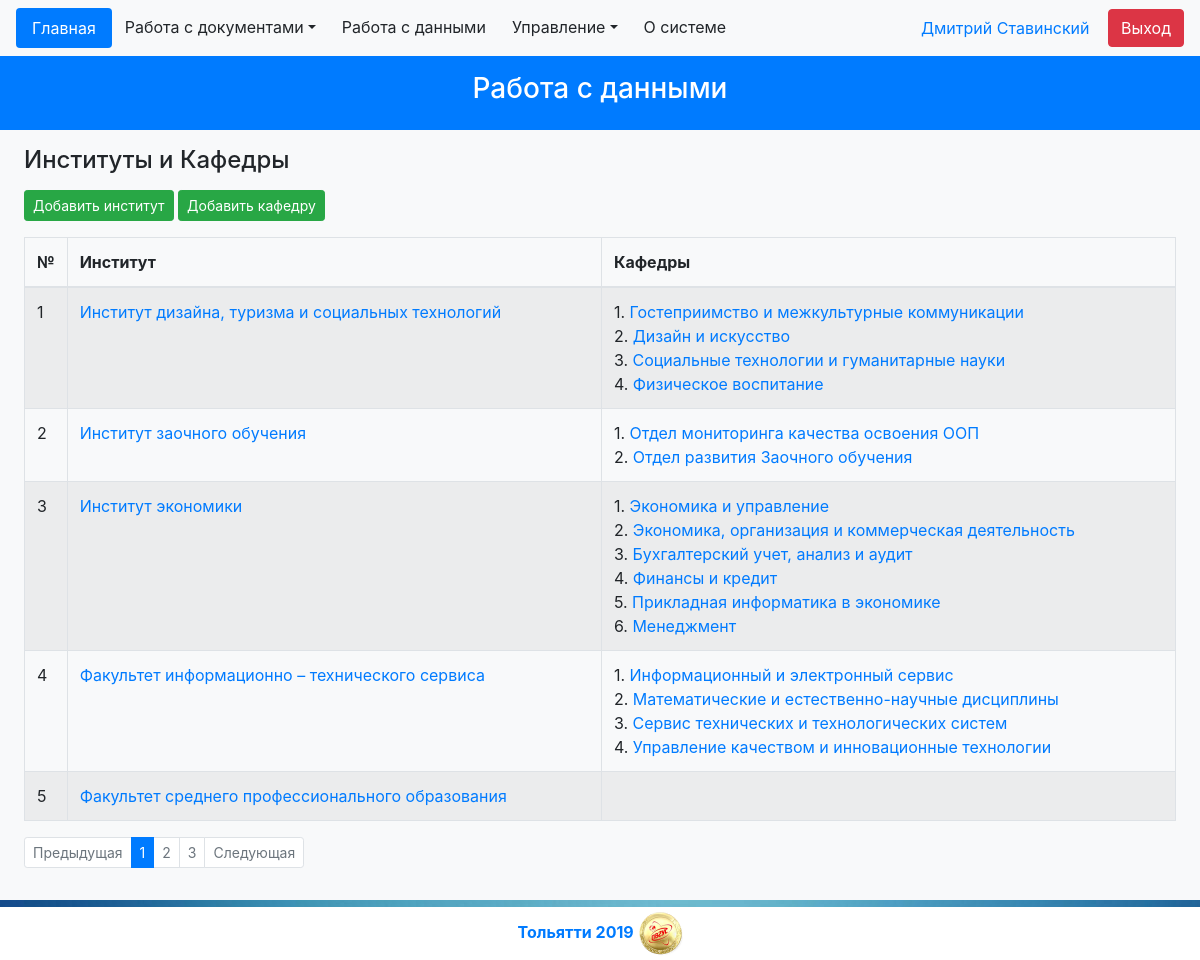
The app's page /pages/data.php?page=institutes (signed in) with its own data.
### tables this page shows
CREATE TABLE `institutes` (
  `institute_id` int(10) UNSIGNED NOT NULL,
  `name` varchar(60) NOT NULL,
  `description` varchar(60) DEFAULT NULL
);

CREATE TABLE `pulpits` (
  `pulpit_id` int(10) UNSIGNED NOT NULL,
  `institute_id` int(10) UNSIGNED NOT NULL,
  `name` varchar(60) NOT NULL,
  `description` varchar(60) DEFAULT NULL
);

### front/body/institutes.php (the view, shortened to what this page needs)
<form>
	<div class="px-4 py-3 bg-light">
		<div class="form-group">
			<h4 id="page_title">Институты и Кафедры</h3>
		</div>
		<div class="form-group">
			<input class="btn btn-success btn-sm" type="button" id="create_institute" value="Добавить институт">
			<input class="btn btn-success btn-sm" type="button" id="create_pulpit" value="Добавить кафедру">
		</div>
		<table class="table table-bordered table-striped">
			<thead>
				<tr>
					<th scope="col" style="width: 2rem">№</th>
					<th scope="col">Институт</th>
					<th scope="col">Кафедры</th>
				</tr>
			</thead>
			<tbody>
				<?php
					global $link;
					$sql = "select value from `constants` where `key` = 'limitObj'";
					$result = mysqli_query($link, $sql);
					$limit = mysqli_fetch_array($result);
					$counter = 0;
					$sql = "select    inst.institute_id
									, inst.name
							FROM  `institutes` inst
							LIMIT ".$limit[0]."";
					$result = mysqli_query($link, $sql);
					while($row = mysqli_fetch_array($result)){
						$counter++;
						echo '<tr>'. "\n" . '<td>'.$counter .'</td>'."\n";
						echo '<td> <a href="?page=institutes&id='.$row[0].'">'.$row[1].'</a></td>'. "\n";
						$sql2 = "select   kaf.pulpit_id
										, kaf.name
								FROM  `institutes` inst
									, `pulpits` kaf
								WHERE 	inst.institute_id = ".$row[0]."
									and inst.institute_id = kaf.institute_id";
						$result2 = mysqli_query($link, $sql2);
						$counter2 = 0;
						echo '<td>'."\n";
						while($kaf = mysqli_fetch_array($result2)){
							$counter2++;
							echo ($counter2).'. <a href="?page=institutes?kafid='.$kaf[0].'">'.$kaf[1].'</a><br>'."\n";
						};
						echo '</td>'."\n".'</tr>'. "\n";
					};
				?>
			</tbody>
		</table>
		<nav>
			<ul class="pagination pagination-sm">
				<?php if (isset($_GET["limit"])){
				} else {
					echo '
					<li class="page-item disabled">
						<a class="page-link" href="#">Предыдущая</a>
					</li>
					<li class="page-item active">
						<a class="page-link" href="#">1</a>
					</li>
					<li class="page-item disabled">
						<a class="page-link" href="#">2</a>
					</li>
					<li class="page-item disabled">
						<a class="page-link" href="#">3</a>
					</li>
					<li class="page-item disabled">
						<a class="page-link" href="#">Следующая</a>
					</li>' . "\n";
				}
				?>
			</ul>
		</nav>
	</div>
</form>

### pages/data.php (shortened to what this page needs)
<!DOCTYPE html>
<html>
    <head>
        <?php require_once ($_SERVER['DOCUMENT_ROOT']."/front/links.php") ?>
    </head>
    <body>
		<?php require_once ($_SERVER['DOCUMENT_ROOT']."/back/mandatoryBlock.php"); ?>
		<center>
			<div class="p-3 bg-primary font-weight-bold text-white">
				<h3 id="page_title">Работа с данными</h3>
			</div>
		</center>
		<?php
			if (isset($_GET["page"])){
				$current_page = $_GET["page"];
				require_once ($_SERVER['DOCUMENT_ROOT']."/front/body/".$current_page.".php");
			} else {
				require_once ($_SERVER['DOCUMENT_ROOT']."/front/body/cards.php");
			};
        ?>
    </body>
</html>

### front/links.php (shortened to what this page needs)
<link rel="stylesheet" href="https://stackpath.bootstrapcdn.com/bootstrap/4.3.1/css/bootstrap.min.css">
<link href="/front/css/forSignOnIndex.css" rel="stylesheet" type="text/css">
<link href="/front/css/background2.css" rel="stylesheet" type="text/css">

### back/mandatoryBlock.php (shortened to what this page needs)
<?php
	if($_SERVER['REQUEST_URI']<>"/pages/sign_in.php" and $_SERVER['REQUEST_URI']<>"/pages/sign_up.php"){
		require_once ($_SERVER['DOCUMENT_ROOT']."/back/detectors/navBar.php");
		require_once ($_SERVER['DOCUMENT_ROOT']."/front/footer.php");
	}
?>

### back/detectors/navBar.php (shortened to what this page needs)
<nav class="navbar bg-light">
	<ul class="nav nav-pills">
        <li class="nav-item" style="higth: 1rem">
			<a class="nav-link active" href="/">Главная</a>
		</li>
        <?php
			require_once ($_SERVER['DOCUMENT_ROOT']."/back/base.php");
			if(!empty($_SESSION["id"])){
				$id=$_SESSION["id"];
				$admin = mysqli_query($link, "SELECT grant_id FROM accounts WHERE account_id='".$id."'");
				$admin=implode(mysqli_fetch_assoc($admin));
				if($admin=="2"){
					require_once ($_SERVER['DOCUMENT_ROOT']."/front/navigation/navBarAdm.php");
				}
			}
		?>
		<li class="nav-item">
			<button class="btn btn-light" type="button" onclick="window.location.href='/pages/about.php'">О системе</button>
		</li>
	</ul>
	<?php
		if(!empty($_SESSION["id"])){
			$id=$_SESSION["id"];
			$first_name = mysqli_query($link, "SELECT name.first_name FROM accounts as acc, teachers as name WHERE acc.account_id='".$id."' and acc.teacher_id=name.teacher_id");
			$second_name = mysqli_query($link, "SELECT name.second_name FROM accounts as acc, teachers as name WHERE acc.account_id='".$id."' and acc.teacher_id=name.teacher_id");
			$first=implode(mysqli_fetch_assoc($first_name));
			$second=implode(mysqli_fetch_assoc($second_name));
	?>
			<form class="form-inline">
				<a href="/pages/control/users.php?id=<?php echo($id);?>" title="Личный кабинет">
					<?php print("".$first." ".$second."". "\n")?>
				</a>
				<p class="text-light">....</p>
				<input class="btn btn-danger btn-mg" onclick="location.href='/pages/sign_in.php'" type="button" value="Выход">
			</form>
	<?php } else { ?>
			<form class="form-inline">
    			<input class="btn btn-success btn-mg" onclick="location.href='/pages/sign_in.php'" type="button" value="Войти">
			</form>
	<?php } ?>
</nav>

### front/navigation/navBarAdm.php (shortened to what this page needs)
<li class="nav-item dropdown">
    <button class="btn btn-light dropdown-toggle" type="button" data-toggle="dropdown" aria-haspopup="true" aria-expanded="false">Работа с документами</button>
</li>
<li class="nav-item">
    <button class="btn btn-light" type="button" onclick="window.location.href='/pages/data.php'">Работа с данными</button>
</li>
<li class="nav-item dropdown">
    <button class="btn btn-light dropdown-toggle" type="button" data-toggle="dropdown" aria-haspopup="true" aria-expanded="false">Управление</button>
</li>

### front/footer.php
<div class="fixed-bottom">
	<center>
		<div class="p-1 bg-white font-weight-bold text-primary">
			<?php echo 'Тольятти 2019'. "\n";?>
			<a href="http://www.tolgas.ru" title="Сайт ПВГУС">
				<img src="/front/img/pvgus_ico2.png" height="45px" alt="ПВГУС" title="Сайт ПВГУС">
			</a>
		</div>
	</center>
</div>

### front/css/forSignOnIndex.css (style rules this page uses)
body { padding-bottom: 60px; }

### front/css/background2.css (style rules this page uses)
body { background: #0cabfa url(../img/Background.jpg) center fixed no-repeat; -moz-background-size: 100%; -webkit-background-size: 100%; -o-background-size: 100%; background-size: auto; }

### records on screen
institutes: name "Институт дизайна, туризма и социальных технологий"
pulpits: name "Гостеприимство и межкультурные коммуникации"
pulpits: name "Дизайн и искусство"
pulpits: name "Социальные технологии и гуманитарные науки"
pulpits: name "Физическое воспитание"
institutes: name "Институт заочного обучения"
pulpits: name "Отдел мониторинга качества освоения ООП"
pulpits: name "Отдел развития Заочного обучения"
institutes: name "Институт экономики"
pulpits: name "Экономика и управление"
pulpits: name "Экономика, организация и коммерческая деятельность"
pulpits: name "Бухгалтерский учет, анализ и аудит"
pulpits: name "Финансы и кредит"
pulpits: name "Прикладная информатика в экономике"
pulpits: name "Менеджмент"
institutes: name "Факультет информационно – технического сервиса"
pulpits: name "Информационный и электронный сервис"
pulpits: name "Математические и естественно-научные дисциплины"
pulpits: name "Сервис технических и технологических систем"
pulpits: name "Управление качеством и инновационные технологии"
institutes: name "Факультет среднего профессионального образования"

### other values on screen
$first "Дмитрий"
$second "Ставинский"
